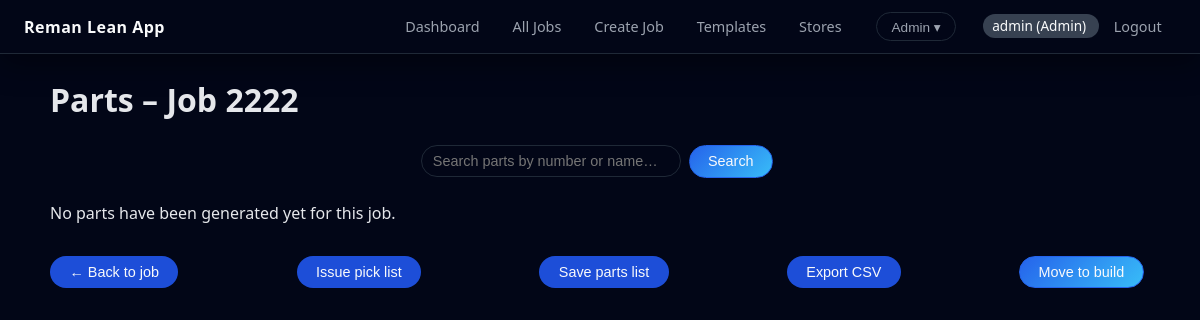
Page /jobs/2/parts (signed in) on the committed database.
### models.py (models this page shows)
class User(db.Model):
    __tablename__ = "users"
    id = db.Column(db.Integer, primary_key=True)
    username = db.Column(db.String(64), unique=True, nullable=False)
    password_hash = db.Column(db.String(128), nullable=False)
    role = db.Column(db.Enum(RoleEnum), nullable=False)
    created_at = db.Column(db.DateTime, default=datetime.utcnow)
    assigned_jobs = db.relationship(
        "Job",
        foreign_keys="Job.assigned_to_id",
        back_populates="assigned_to",
        lazy="dynamic",
    )

class Job(db.Model):
    __tablename__ = "jobs"
    id = db.Column(db.Integer, primary_key=True)
    job_number = db.Column(db.String(64), unique=True, nullable=False)
    customer_name = db.Column(db.String(128))
    engine_type = db.Column(db.String(128))
    serial_number = db.Column(db.String(128))  # engine/part serial
    status = db.Column(
        db.Enum(JobStatusEnum),
        nullable=False,
        default=JobStatusEnum.PRE_SURVEY,
    )
    survey_layout = db.Column(
        db.String(32),
        nullable=False,
        default="classic",
    )
    created_at = db.Column(db.DateTime, default=datetime.utcnow)
    updated_at = db.Column(
        db.DateTime,
        default=datetime.utcnow,
        onupdate=datetime.utcnow,
    )
    template_id = db.Column(
        db.Integer,
        db.ForeignKey("templates.id"),
        nullable=True,
    )
    assigned_to_id = db.Column(
        db.Integer,
        db.ForeignKey("users.id"),
        nullable=True,
    )
    created_by_id = db.Column(
        db.Integer,
        db.ForeignKey("users.id"),
        nullable=True,
    )
    template = db.relationship("Template", back_populates="jobs")
    assigned_to = db.relationship(
        "User",
        foreign_keys=[assigned_to_id],
        back_populates="assigned_jobs",
    )
    created_by = db.relationship(
        "User",
        foreign_keys=[created_by_id],
    )
    pick_lists = db.relationship(
        "PickList",
        back_populates="job",
        cascade="all, delete-orphan",
        lazy="dynamic",
    )

### app.py (the view, shortened to what this page needs)
@app.route("/jobs/<int:job_id>/parts", methods=["GET", "POST"])
@login_required
def job_parts(job_id):
    job = Job.query.get_or_404(job_id)
    search_query = (request.args.get("q") or "").strip().lower()
    all_parts = (
        PartRequirement.query
        .filter_by(job_id=job.id)
        .order_by(
            PartRequirement.section,
            PartRequirement.pos,
            PartRequirement.id,
        )
        .all()
    )
    if search_query:
        parts = []
        for p in all_parts:
            haystack = " ".join([
                p.part_no or "",
                p.name or "",
                p.section or "",
            ]).lower()
            if search_query in haystack:
                parts.append(p)
    else:
        parts = list(all_parts)
    always_parts = []
    test_parts = []
    big_ticket_parts = []
    kit_parts_by_name = {}
    standard_parts = []
    store_info = build_store_overlay(job, parts)
    return render_template(
        "parts.html",
        job=job,
        search_query=search_query,
        standard_parts=standard_parts,
        always_parts=always_parts,
        test_parts=test_parts,
        big_ticket_parts=big_ticket_parts,
        kit_parts_by_name=kit_parts_by_name,
        store_info=store_info,
        StockStatusEnum=StockStatusEnum,
    )

### app.py (called while the page is built, shortened)
def login_required(view):
    @wraps(view)
    def wrapped_view(**kwargs):
        if "user_id" not in session:
            return redirect(url_for("login"))
        return view(**kwargs)
    return wrapped_view

def current_user():
    uid = session.get("user_id")
    if not uid:
        return None
    return User.query.get(uid)

def build_store_overlay(job, parts):
    overlay = {}
    if not job.template_id:
        return overlay
    template_items = TemplateItem.query.filter_by(
        template_id=job.template_id
    ).all()
    template_store_lookup = {}
    for ti in template_items:
        store = ti.store_item
        if not store:
            continue
        key = (
            (ti.part_no or "").strip(),
            (ti.section or "").strip(),
            ti.pos or 0,
        )
        template_store_lookup[key] = store
    return overlay

@app.context_processor
def inject_globals():
    return {
        "JobStatusEnum": JobStatusEnum,
        "DecisionEnum": DecisionEnum,
        "StockStatusEnum": StockStatusEnum,
        "MeasurementResultEnum": MeasurementResultEnum,
        "RoleEnum": RoleEnum,
        "current_user": current_user(),
        "job_age_days": job_age_days,
        "next_action_for_job": next_action_for_job,
    }

### templates/parts.html (shortened to what this page needs)
{% extends "base.html" %}
{% block content %}
<h1>Parts – Job {{ job.job_number }}</h1>
<div class="search-bar-wrapper" style="text-align: center; margin: 1.5rem 0;">
    <form method="get"
          action="{{ url_for('job_parts', job_id=job.id) }}"
          class="search-form"
          style="display: inline-flex; gap: 0.5rem; align-items: center;">
        <input
            type="text"
            name="q"
            class="search-input"
            placeholder="Search parts by number or name…"
            value="{{ search_query or '' }}"
            style="min-width: 260px;"
        >
        <button type="submit" class="primary">
            Search
        </button>
    </form>
</div>
<form method="post">
    {% set has_any_parts = (standard_parts and standard_parts|length)
                           or (always_parts and always_parts|length)
                           or (test_parts and test_parts|length)
                           or (big_ticket_parts and big_ticket_parts|length)
                           or (kit_parts_by_name and kit_parts_by_name|length) %}
    {% if not has_any_parts %}
        <p>No parts have been generated yet for this job.</p>
    {% endif %}
    <div class="actions"
         style="display: flex; justify-content: space-between; align-items: center; gap: 1rem; flex-wrap: wrap; margin-top: 2rem;">
        <button type="button"
                onclick="window.location='{{ url_for('job_detail', job_id=job.id) }}'">
            &larr; Back to job
        </button>
        <button type="submit" name="action" value="issue_picklist">
            Issue pick list
        </button>
        <button type="submit" name="action" value="save">
            Save parts list
        </button>
        <button type="button"
                onclick="window.location='{{ url_for('job_parts_export', job_id=job.id) }}'">
            Export CSV
        </button>
        <button type="submit" name="action" value="move_to_build" class="primary">
            Move to build
        </button>
    </div>
</form>
{% endblock %}

### templates/base.html (shortened to what this page needs)
<!doctype html>
<html lang="en">
<head>
    <link rel="stylesheet" href="{{ url_for('static', filename='style.css') }}">
</head>
<body>
    <header class="top-bar">
        <div class="brand">Reman Lean App</div>
        <nav class="nav">
            {% if current_user %}
                {% set role = current_user.role.value %}
                {% if role in ['Admin', 'Office'] %}
                    <a href="{{ url_for('dashboard') }}">Dashboard</a>
                    <a href="{{ url_for('jobs_list') }}">All Jobs</a>
                    <a href="{{ url_for('job_create') }}">Create Job</a>
                    <a href="{{ url_for('templates_list') }}">Templates</a>
                    <a href="{{ url_for('stores_hub', view='per_engine') }}">Stores</a>
                {% elif role == 'Stores' %}
                    <a href="{{ url_for('stores_hub', view='master') }}">Stores</a>
                {% else %}
                    <a href="{{ url_for('dashboard') }}">Dashboard</a>
                    <a href="{{ url_for('jobs_list') }}">All Jobs</a>
                {% endif %}
                {% if role == 'Admin' %}
                    <div class="nav-admin-dropdown">
                        <button class="nav-admin-trigger" type="button">
                            Admin ▾
                        </button>
                    </div>
                {% endif %}
                <span class="user-pill">
                    {{ current_user.username }} ({{ current_user.role.value }})
                </span>
                <a href="{{ url_for('logout') }}">Logout</a>
            {% endif %}
        </nav>
    </header>
    <main class="container">
        {% block content %}{% endblock %}
    </main>
</body>
</html>

### static/style.css (style rules this page uses)
:root { --bg-base: #020617; --bg-elevated: #02091c; --bg-card: #0b1120; --bg-card-soft: #111827; --bg-section-header: #020617; --bg-table-header: #0f172a; --border-subtle: #1f2937; --border-strong: #334155; --accent: #2563eb; --accent-soft: #1d4ed8; --accent-faint: #1e293b; --text-main: #e5e7eb; --text-soft: #9ca3af; --text-muted: #6b7280; --danger: #f97373; --success: #4ade80; --warning: #facc15; --radius-lg: 16px; --radius-md: 10px; --shadow-soft: 0 18px 45px rgba(0, 0, 0, 0.55); --gap-1: 4px; --gap-2: 8px; --gap-3: 12px; --gap-4: 16px; --gap-5: 24px; --gap-6: 32px; }
html, body { margin: 0; background: var(--bg-base); color: var(--text-main); font-family: system-ui, -apple-system, BlinkMacSystemFont, "SF Pro Text", "Segoe UI", sans-serif; }
main, .page-content, .content-wrapper { max-width: 1200px; margin: var(--gap-5) auto var(--gap-6); padding: 0 var(--gap-4); }
.container { max-width: 1100px; margin: 1.5rem auto 2rem; padding: 0 1rem; }
.top-bar, body > header, .navbar { display: flex; justify-content: space-between; align-items: center; padding: 0.75rem 1.5rem; background: #020617; color: #f9fafb; border-bottom: 1px solid var(--border-subtle); box-shadow: 0 10px 30px rgba(0, 0, 0, 0.4); }
.brand, body > header .app-title, .navbar .app-title { font-weight: 600; letter-spacing: 0.03em; }
.nav a, .navbar a, body > header nav a { color: var(--text-soft); padding: 0.35rem 0.9rem; border-radius: 999px; text-decoration: none; font-size: 0.9rem; }
.user-pill { margin-left: 1rem; padding: 0.15rem 0.6rem; border-radius: 999px; background: #374151; font-size: 0.85rem; }
.nav-admin-dropdown { position: relative; display: inline-block; margin-left: 1rem; }
.nav-admin-trigger { border-radius: 999px; border: 1px solid var(--border-subtle); background: #020617; color: var(--text-soft); padding: 0.35rem 0.9rem; font-size: 0.85rem; display: inline-flex; align-items: center; gap: 0.35rem; }
input[type="text"], input[type="number"], input[type="password"], input[type="file"], select, textarea { background: #020617; border-radius: 999px; border: 1px solid var(--border-subtle); padding: 0.35rem 0.7rem; color: var(--text-main); font-size: 0.9rem; outline: none; min-height: 32px; box-sizing: border-box; width: 100%; }
button, .button, .actions button { border-radius: 999px; border: 1px solid transparent; padding: 0.45rem 1.15rem; font-size: 0.9rem; font-weight: 500; background: var(--accent-soft); color: #f9fafb; cursor: pointer; margin-right: 0.4rem; transition: background 0.12s ease, transform 0.06s ease, box-shadow 0.12s ease; }
button.primary, .actions .primary { background: linear-gradient(135deg, #2563eb, #38bdf8); border-color: #2563eb; }

### rows in the picture
User: username "admin", role.value "Admin"
Job: job_number "2222"
